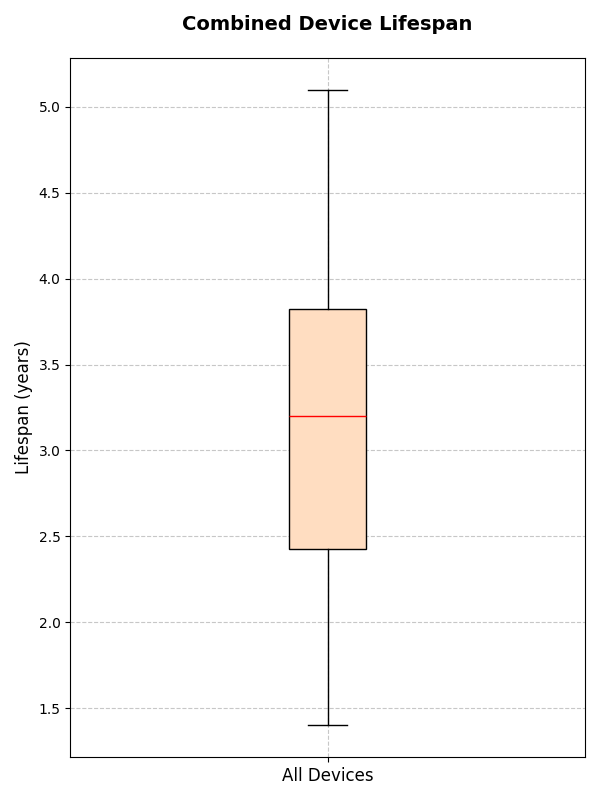

This chart was generated by the following Python code:
import matplotlib.pyplot as plt

# Altering the content within the lifespan data while preserving dimensional structure
all_devices_lifespan = [3.8, 5, 4.2, 2.5, 3.3, 4, 3.5, 3.2, 4.5, 3, 
                        3.1, 4.7, 4.1, 2.6, 5.1, 4.4, 4.8, 2.9, 3, 3.2, 
                        3, 1.9, 2.1, 3.1, 2.2, 3.8, 1.5, 3.6, 3.7, 3.9, 
                        1.8, 2, 1.4, 2, 3.5, 3.3, 1.7, 2.8, 1.6, 3.7]

fig, ax = plt.subplots(figsize=(6, 8))
ax.boxplot(all_devices_lifespan, vert=True, patch_artist=True, 
           boxprops=dict(facecolor='#FFDDC1', color='black'), 
           whiskerprops=dict(color='black'), 
           capprops=dict(color='black'), 
           medianprops=dict(color='red'))

ax.set_title('Combined Device Lifespan', fontsize=14, weight='bold', pad=20)
ax.set_ylabel('Lifespan (years)', fontsize=12)
ax.set_xticklabels(['All Devices'], fontsize=12)
ax.grid(True, linestyle='--', alpha=0.7)
plt.tight_layout()
plt.show()
